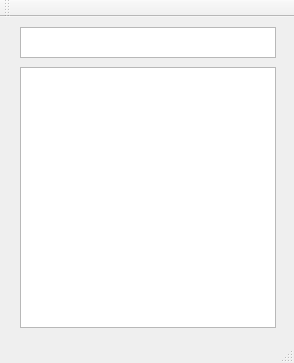
<?xml version="1.0" encoding="UTF-8"?>
<ui version="4.0">
 <class>ServerJSON</class>
 <widget class="QMainWindow" name="ServerJSON">
  <property name="geometry">
   <rect>
    <x>0</x>
    <y>0</y>
    <width>294</width>
    <height>363</height>
   </rect>
  </property>
  <property name="windowTitle">
   <string>ServerJSON</string>
  </property>
  <widget class="QWidget" name="centralWidget">
   <widget class="QTextBrowser" name="textBrowser_ConnectionStatus">
    <property name="geometry">
     <rect>
      <x>20</x>
      <y>10</y>
      <width>256</width>
      <height>31</height>
     </rect>
    </property>
   </widget>
   <widget class="QGraphicsView" name="graphicsView_Lamps">
    <property name="geometry">
     <rect>
      <x>20</x>
      <y>50</y>
      <width>256</width>
      <height>261</height>
     </rect>
    </property>
   </widget>
  </widget>
  <widget class="QMenuBar" name="menuBar">
   <property name="geometry">
    <rect>
     <x>0</x>
     <y>0</y>
     <width>294</width>
     <height>26</height>
    </rect>
   </property>
  </widget>
  <widget class="QToolBar" name="mainToolBar">
   <attribute name="toolBarArea">
    <enum>TopToolBarArea</enum>
   </attribute>
   <attribute name="toolBarBreak">
    <bool>false</bool>
   </attribute>
  </widget>
  <widget class="QStatusBar" name="statusBar"/>
 </widget>
 <layoutdefault spacing="6" margin="11"/>
 <resources/>
 <connections/>
</ui>
